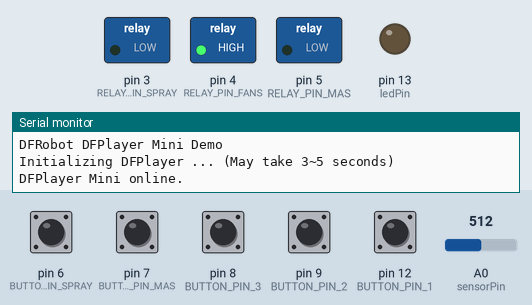
A sketch run on a simulated Arduino Uno, built with avr-gcc and run on an emulated ATmega328P. Parts: switched loads named in the sketch (green lamp = pin HIGH), output pins drawn as LEDs (lit = HIGH), the last lines printed to the serial monitor. Inputs (shaded band) come from the test bench; at power-on: pin 6 (BUTTON_PIN_SPRAY), pin 7 (BUTTON_PIN_MAS), pin 8 (BUTTON_PIN_3), pin 9 (BUTTON_PIN_2), pin 12 (BUTTON_PIN_1) HIGH, A0 (sensorPin) = 512. The audio player accepts every command and is not drawn.

Above: at 1.7 s.
1.8 s: pin 6 (BUTTON_PIN_SPRAY) pulled LOW for 0.15 s
At 2.2 s:
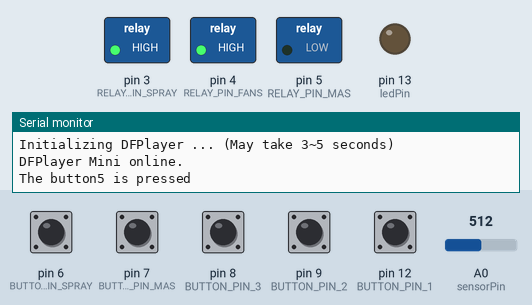
3.4 s: A0 (sensorPin) set to 493
At 4.0 s:
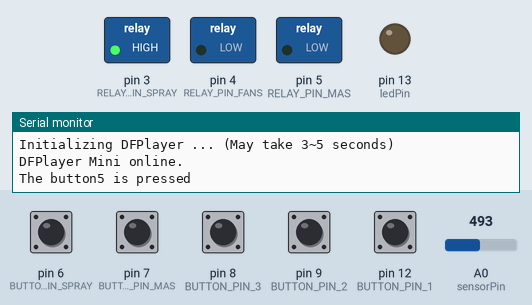
4.9 s: pin 7 (BUTTON_PIN_MAS) pulled LOW for 0.15 s
At 5.8 s:
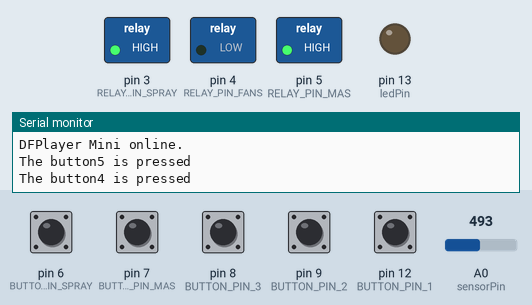
6.5 s: A0 (sensorPin) set to 510
At 7.6 s:
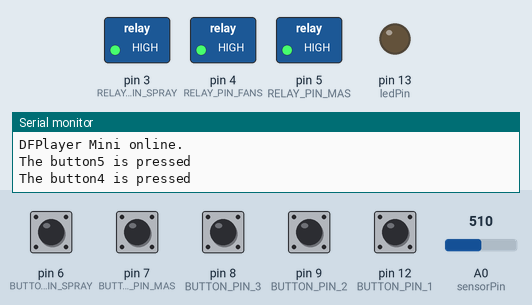
8.0 s: pin 6 (BUTTON_PIN_SPRAY) pulled LOW for 1 s
At 9.3 s:
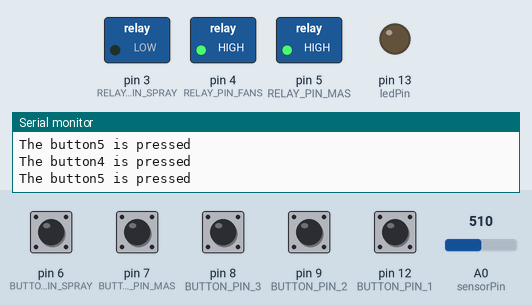
10.5 s: A0 (sensorPin) set to 490
At 11.8 s:
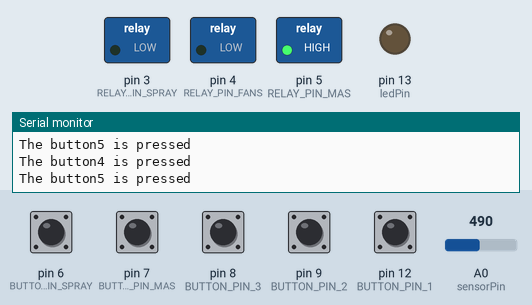
Timing chart, 0 to 13.0 s (numbered marks = the images above; inputs shaded):
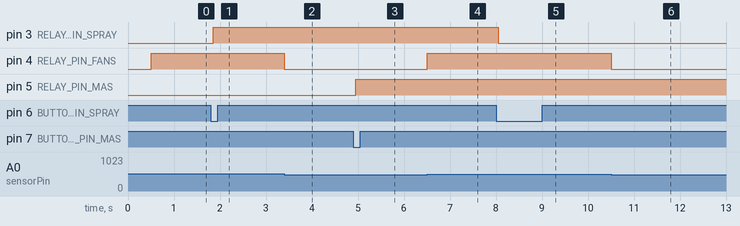

Measured:
- the behaviour switches between 501 and 500 on A0 (sensorPin) (found by bisection; images 1 and 2)
- after the input at 1.8 s, pin 3 (RELAY_PIN_SPRAY): LOW → HIGH after 0.05 s
- after the input at 3.4 s, pin 4 (RELAY_PIN_FANS): HIGH → LOW at once
- after the input at 4.9 s, pin 5 (RELAY_PIN_MAS): LOW → HIGH after 0.05 s
- after the input at 6.5 s, pin 4 (RELAY_PIN_FANS): LOW → HIGH at once
- after the input at 8.0 s, pin 3 (RELAY_PIN_SPRAY): HIGH → LOW after 0.05 s
- after the input at 10.5 s, pin 4 (RELAY_PIN_FANS): HIGH → LOW at once

The sketch:

Alzheimer-Armchair.ino
```cpp
#include <ezButton.h>
#include "Arduino.h"
#include "SoftwareSerial.h"
#include "DFRobotDFPlayerMini.h"

// Define SoftwareSerial object for DFPlayer Mini
SoftwareSerial mySoftwareSerial(10, 11); // RX, TX
DFRobotDFPlayerMini myDFPlayer;

// Constants for button and relay pins
const int BUTTON_PIN_1 = 12;
const int BUTTON_PIN_2 = 9;
const int BUTTON_PIN_3 = 8;
const int BUTTON_PIN_MAS = 7;
const int BUTTON_PIN_SPRAY = 6;
const int RELAY_PIN_MAS = 5;
const int RELAY_PIN_FANS = 4;
const int RELAY_PIN_SPRAY = 3;

// Analog sensor and LED pins
int sensorPin = A0;
int ledPin = 13;

// Variables for sensor and relay states
int sensorValue = 0;
int relayMsgState = LOW;
int relaySprayState = LOW;

// ezButton objects for each button
ezButton button1(BUTTON_PIN_1);
ezButton button2(BUTTON_PIN_2);
ezButton button3(BUTTON_PIN_3);
ezButton button4(BUTTON_PIN_MAS);
ezButton button5(BUTTON_PIN_SPRAY);

// Function prototypes
void mp3init();
void printDetail(uint8_t type, int value);

void setup() {
  // Initialize Serial and SoftwareSerial
  Serial.begin(115200);
  mySoftwareSerial.begin(9600);

  // Set pin modes for LEDs and relays
  pinMode(ledPin, OUTPUT);
  pinMode(RELAY_PIN_SPRAY, OUTPUT);
  pinMode(RELAY_PIN_MAS, OUTPUT);
  pinMode(RELAY_PIN_FANS, OUTPUT);

  // Initialize DFPlayer Mini
  mp3init();

  // Set debounce time for buttons
  button1.setDebounceTime(50);
  button2.setDebounceTime(50);
  button3.setDebounceTime(50);
  button4.setDebounceTime(50);
  button5.setDebounceTime(50);
}

void loop() {
  // Check if DFPlayer Mini has available data
  if (myDFPlayer.available()) {
    printDetail(myDFPlayer.readType(), myDFPlayer.read());
  }

  // Read sensor value
  sensorValue = analogRead(sensorPin);

  // Control fan relay based on sensor value
  if (sensorValue > 500) {
    digitalWrite(RELAY_PIN_FANS, HIGH);
  } else {
    digitalWrite(RELAY_PIN_FANS, LOW);
  }

  // Handle button presses
  button1.loop();
  button2.loop();
  button3.loop();
  button4.loop();
  button5.loop();

  if (button1.isPressed()) {
    Serial.println("The button1 is pressed");
    myDFPlayer.play(1);
  }

  if (button2.isPressed()) {
    Serial.println("The button2 is pressed");
    myDFPlayer.play(2);
  }

  if (button3.isPressed()) {
    Serial.println("The button3 is pressed");
    myDFPlayer.play(3);
  }

  if (button4.isPressed()) {
    Serial.println("The button4 is pressed");
    relayMsgState = !relayMsgState;
    digitalWrite(RELAY_PIN_MAS, relayMsgState);
  }

  if (button5.isPressed()) {
    Serial.println("The button5 is pressed");
    relaySprayState = !relaySprayState;
    digitalWrite(RELAY_PIN_SPRAY, relaySprayState);
  }
}

void mp3init() {
  Serial.println();
  Serial.println(F("DFRobot DFPlayer Mini Demo"));
  Serial.println(F("Initializing DFPlayer ... (May take 3~5 seconds)"));

  if (!myDFPlayer.begin(mySoftwareSerial)) {
    Serial.println(F("Unable to begin:"));
    Serial.println(F("1.Please recheck the connection!"));
    Serial.println(F("2.Please insert the SD card!"));
    while (true);
  }
  Serial.println(F("DFPlayer Mini online."));
}

void printDetail(uint8_t type, int value) {
  switch (type) {
    // Handle different DFPlayer Mini events
    case TimeOut:
      Serial.println(F("Time Out!"));
      break;
    case WrongStack:
      Serial.println(F("Stack Wrong!"));
      break;
    case DFPlayerCardInserted:
      Serial.println(F("Card Inserted!"));
      break;
    case DFPlayerCardRemoved:
      Serial.println(F("Card Removed!"));
      break;
    case DFPlayerCardOnline:
      Serial.println(F("Card Online!"));
      break;
    case DFPlayerPlayFinished:
      Serial.print(F("Number:"));
      Serial.print(value);
      Serial.println(F(" Play Finished!"));
      break;
    case DFPlayerError:
      Serial.print(F("DFPlayerError:"));
      switch (value) {
        case Busy:
          Serial.println(F("Card not found"));
          break;
        case Sleeping:
          Serial.println(F("Sleeping"));
          break;
        case SerialWrongStack:
          Serial.println(F("Get Wrong Stack"));
          break;
        case CheckSumNotMatch:
          Serial.println(F("Check Sum Not Match"));
          break;
        case FileIndexOut:
          Serial.println(F("File Index Out of Bound"));
          break;
        case FileMismatch:
          Serial.println(F("Cannot Find File"));
          break;
        case Advertise:
          Serial.println(F("In Advertise"));
          break;
        default:
          break;
      }
      break;
    default:
      break;
  }
}
```
